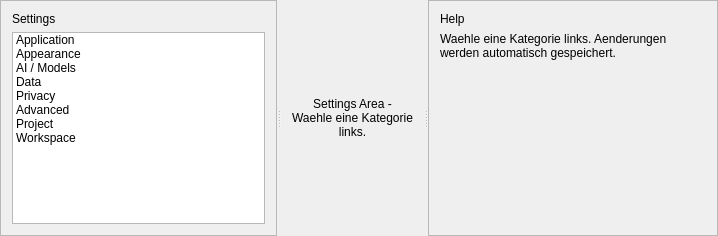
<?xml version="1.0" encoding="UTF-8"?>
<ui version="4.0">
 <class>SettingsWorkspace</class>
 <widget class="QWidget" name="SettingsWorkspace">
  <layout class="QVBoxLayout" name="mainLayout">
   <property name="leftMargin"><number>0</number></property>
   <property name="topMargin"><number>0</number></property>
   <property name="rightMargin"><number>0</number></property>
   <property name="bottomMargin"><number>0</number></property>
   <item>
    <widget class="QSplitter" name="settingsSplitter">
     <property name="orientation"><enum>Qt::Orientation::Horizontal</enum></property>
     <widget class="QFrame" name="settingsNav">
      <property name="minimumSize"><size><width>200</width><height>0</height></size></property>
      <property name="maximumSize"><size><width>280</width><height>16777215</height></size></property>
      <property name="frameShape"><enum>QFrame::Shape::StyledPanel</enum></property>
      <layout class="QVBoxLayout" name="navLayout">
       <item><widget class="QLabel" name="navTitle"><property name="text"><string>Settings</string></property></widget></item>
       <item><widget class="QListWidget" name="settingsNavList">
        <item><property name="text"><string>Application</string></property></item>
        <item><property name="text"><string>Appearance</string></property></item>
        <item><property name="text"><string>AI / Models</string></property></item>
        <item><property name="text"><string>Data</string></property></item>
        <item><property name="text"><string>Privacy</string></property></item>
        <item><property name="text"><string>Advanced</string></property></item>
        <item><property name="text"><string>Project</string></property></item>
        <item><property name="text"><string>Workspace</string></property></item>
       </widget></item>
      </layout>
     </widget>
     <widget class="QStackedWidget" name="settingsContentStack">
      <property name="currentIndex"><number>0</number></property>
      <widget class="QWidget" name="contentPlaceholder">
       <layout class="QVBoxLayout"><item><widget class="QLabel" name="contentLabel"><property name="text"><string>Settings Area - Waehle eine Kategorie links.</string></property><property name="alignment"><set>Qt::AlignmentFlag::AlignCenter</set></property><property name="wordWrap"><bool>true</bool></property></widget></item></layout>
      </widget>
     </widget>
     <widget class="QFrame" name="settingsHelpPanel">
      <property name="minimumSize"><size><width>200</width><height>0</height></size></property>
      <property name="maximumSize"><size><width>320</width><height>16777215</height></size></property>
      <property name="frameShape"><enum>QFrame::Shape::StyledPanel</enum></property>
      <layout class="QVBoxLayout" name="helpLayout">
       <item><widget class="QLabel" name="helpTitle"><property name="text"><string>Help</string></property></widget></item>
       <item><widget class="QLabel" name="helpContent"><property name="text"><string>Waehle eine Kategorie links. Aenderungen werden automatisch gespeichert.</string></property><property name="wordWrap"><bool>true</bool></property></widget></item>
       <item><spacer name="helpSpacer"><property name="orientation"><enum>Qt::Orientation::Vertical</enum></property><property name="sizeHint" stdset="0"><size><width>20</width><height>40</height></size></property></spacer></item>
      </layout>
     </widget>
    </widget>
   </item>
  </layout>
 </widget>
 <layoutdefault spacing="6" margin="11"/>
 <resources/><connections/>
</ui>
